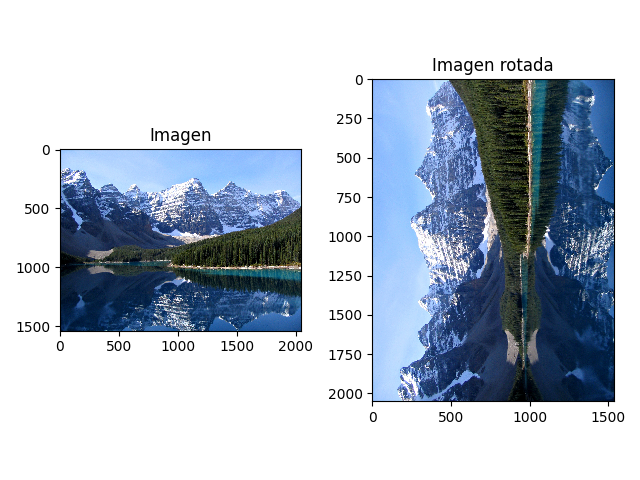

Write the Python code that produced this figure.
import cv2
import matplotlib.pyplot as plt
from skimage.transform import rotate
import numpy as np
from skimage.io import imread, imshow


image = imread('imagen.jpg')

image_rotated = rotate(image, angle=90, resize=True)
#imshow(image_rotated)

plt.subplot(121), imshow(image)
plt.title('Imagen')
plt.subplot(122), imshow(image_rotated)
plt.title('Imagen rotada')

plt.show()
